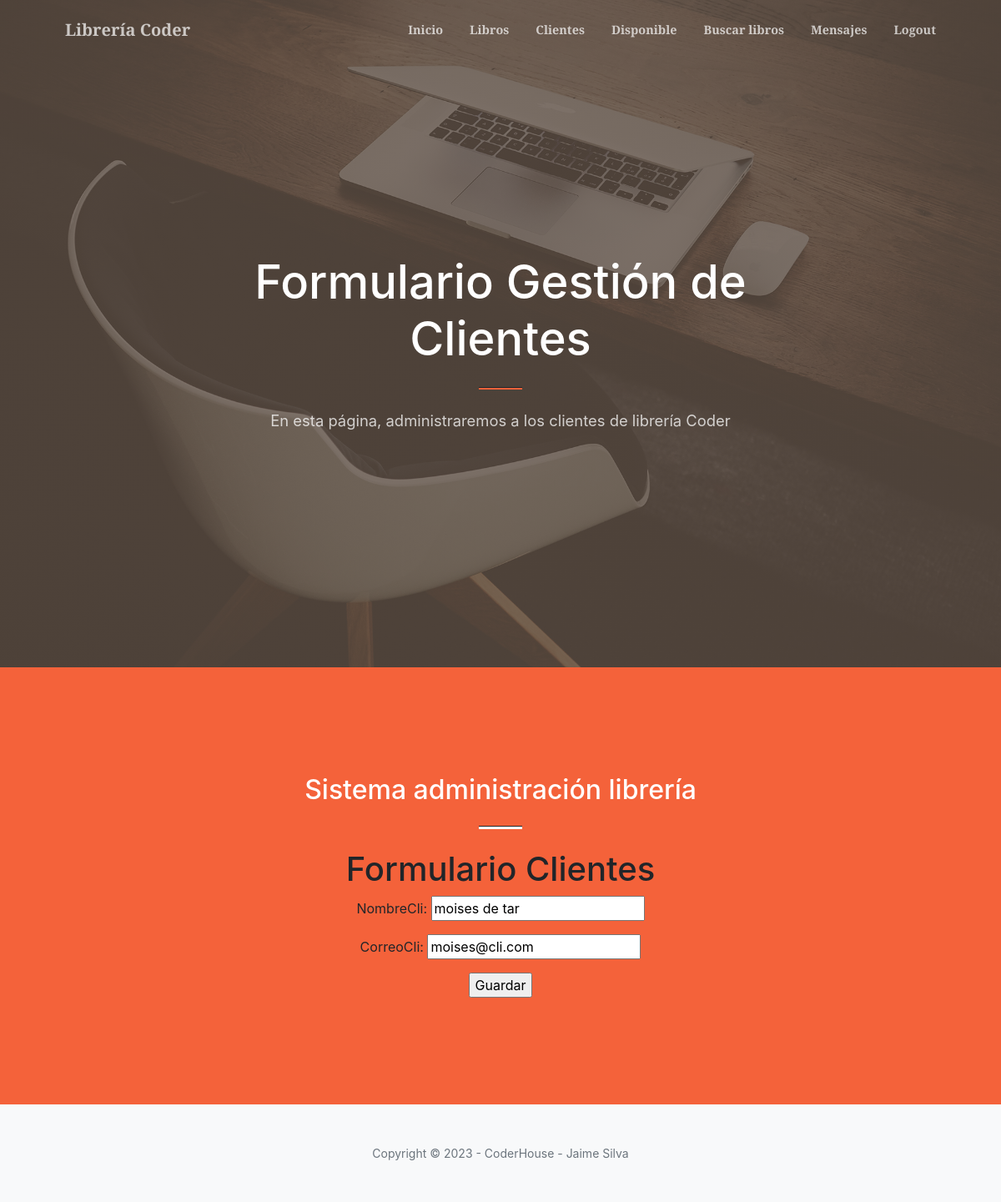
Before: /milibreria/clientes/update/0 (signed in) with the older database file.
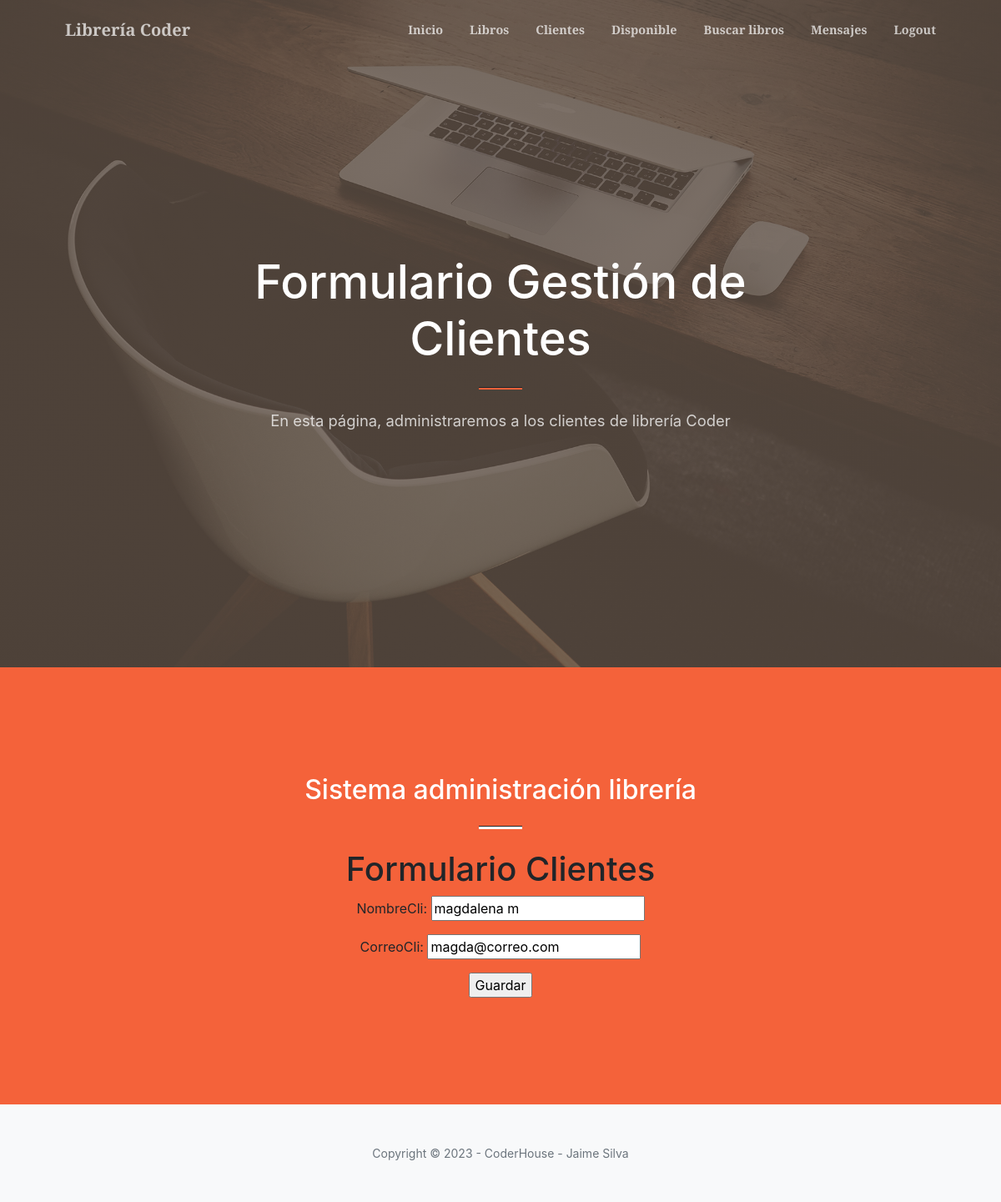
After: the same page with the newer database file.
### miLibreria/models.py (models this page shows, shortened)
class cliente(models.Model):
    numeroCli = models.AutoField(primary_key=True)
    nombreCli = models.CharField(max_length=200)
    correoCli = models.EmailField(max_length=200)

### miLibreria/views.py (the view)
# urls.py: path('clientes/update/<pk>', ClienteUpdate.as_view(), name="cliente_update"),
class ClienteUpdate(LoginRequiredMixin,UpdateView):
    model =cliente
    fields = ['nombreCli','correoCli']
    success_url = reverse_lazy("clientes_list")
    template_name = 'cliente_form.html'

### miLibreria/templates/cliente_form.html (shortened to what this page needs)
{% extends 'padre.html' %}
{% load static %}
{% block titulo %}  Formulario Gestión de Clientes {% endblock titulo %}
{% block descripcion_titulo %} En esta página, administraremos a los clientes de librería Coder {% endblock %}
{% block contenido_que_cambia %}
    <h1>Formulario Clientes</h1>
    <form method="POST"> {% csrf_token %}
            {{ form.as_p }}
        <input type="submit" value="Guardar">
    </form>
{% endblock contenido_que_cambia %}

Changed rows visible on the page:
changed cliente: nombreCli "moises de tar" → "magdalena m"; correoCli "moises@cli.com" → "magda@correo.com"
